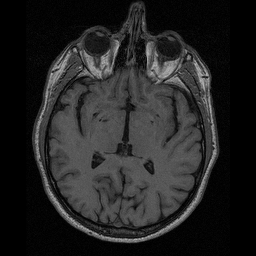
#> input picture Lab1/data/lab-01-data/brain-slice40.tiff, 256 x 256 px; its folder holds 4 pictures in this run
$ jupyter execute --allow-errors lab_01_segmentation.ipynb   (shell and % lines are left out)
#> lines starting #> are read from the running program, lines starting #| are printed output that depends on the picture; after the words box and inside, x2 and y2 are one past the last pixel; in counts of white or black regions, pixels touching at a corner belong together
# [IAPR][iapr]: Lab 1 ‒  Image segmentation

**Group ID:** 32

**Author 1 (sciper):** Julien Daniel Berger (247179)
**Author 2 (sciper):** Ghali Chraibi (262251)
**Author 3 (sciper):** Yasser Haddad (272292)

**Release date:** 12.03.2021
**Due date:** 26.03.2021

## Important notes

The lab assignments are designed to teach practical implementation of the topics presented during class well as preparation for the final project, which is a practical project which ties together the topics of the course.

As such, in the lab assignments/final project, unless otherwise specified, you may, if you choose, use external functions from image processing/ML libraries like opencv and sklearn as long as there is sufficient explanation in the lab report. For example, you do not need to implement your own edge detector, etc.

**! Before handling back the notebook !** rerun the notebook from scratch `Kernel` > `Restart & Run All`

[iapr]: https://github.com/LTS5/iapr

## Imports

[cell 1]
import tarfile
import os

import numpy as np
import matplotlib.pyplot as plt

import cv2
import skimage.io
import skimage.morphology
from skimage import measure, io, img_as_ubyte
from skimage.color import label2rgb, rgb2gray
from skimage.exposure import histogram
from skimage.filters import gaussian, median, threshold_multiotsu, try_all_threshold, rank
from skimage.morphology import disk
from skimage.segmentation import watershed
from scipy import ndimage as ndi

[cell 2]
import warnings
warnings.filterwarnings('ignore')

---
## 0. Extract relevant data
We first need to extract the `lab-01-data.tar.gz` archive.
To this end, we use the [tarfile] module from the Python standard library.

[tarfile]: https://docs.python.org/3.6/library/tarfile.html

[cell 3]
# Modify this variable according to the path of the data folder
data_base_path = "data"
data_folder = 'lab-01-data'
tar_path = os.path.join(data_base_path, data_folder + '.tar.gz')

#> (the rest of this cell did not finish here and is left out)

---
## Part 1: Brain segmentation

Your goal: compute the size of the brain (without the skull) in pixels in a 2D image of a human head taken by Magnetic Resonance Imaging (MRI) using:
* Region growing (5 pts)
* Contour detection (5 pts)
* Additional method of your choice (5 pts)

Each section should display the resulting segmenttion as well as the size in pixel of the detected region. Comment each method limitations and/or advantages.

### 1.1 Brain image visualization

[cell 4]
# Load image
data_path = os.path.join(data_base_path, data_folder)
brain_im = skimage.io.imread(os.path.join(data_path, 'brain-slice40.tiff'))
#> brain_im is the input picture: shape (256, 256); min 0, max 189, mean 35.2
im_h, im_w = brain_im.shape

# Display MRI image
fig, ax = plt.subplots(1, 1, figsize=(6, 6))
ax.imshow(brain_im, cmap='gray')
ax.set_title('MRI brain image ({} px, {} px)'.format(im_h, im_w))
ax.axis('off')
plt.show()

### 1.2 Brain image pre-processing

Prior to any segmentation algorithms, we apply pre-processing steps to makes it easier to segment the brain without losing too much useful information. In our case, the main goal was to disconnect the brain with the rest of the skull.

We tried several techniques including histogram equalizer, the use of different kind of kernels and chose to keep the most relevant for our analysis. Note that every hyperparameters (size of the kernels, threshold) have been choosen empirically.

[cell 5]
# Display the histogram of the image
hist, hist_centers = histogram(brain_im)
#> hist = 190 values, max 14407 at index 0, min 0 at index 180, mean 344.9; hist_centers = 190 values from 0 to 189
plt.plot(hist)
plt.title("Histogram of the brain image")
plt.xlabel("intensity [grayscale]")
plt.ylabel("number of pixels")
plt.show()

We observe through the histogram:
- a pic around 0 which corresponds mainly to the background
- and some pixels between 50 and 100 which corresponds mainly to the brain, mixed with dark part of the skull

[cell 6]
### Pre-processing steps
# Add a Gaussian blur to remove gaussian noise
gaussian_brain = cv2.GaussianBlur(brain_im,(3,3),1)

# Apply a threshold to keep only the pixels with an intensity close to the brain
thresh_brain = cv2.inRange(gaussian_brain, 60, 90)
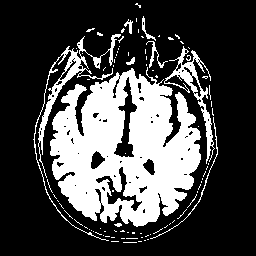
#> thresh_brain: shape (256, 256); 28.5% white; 91 white regions (82 under 20 px), largest, box (x1, y1, x2, y2) and area: (50, 67, 201, 227) 15270, (33, 34, 121, 241) 1466, (164, 46, 215, 164) 1010

# Apply a median blur to remove salt-and-pepper kind noise
median_brain = cv2.medianBlur(thresh_brain,3)

[cell 7]
### Visualise the images at each step of the pre-processing
fig, ([ax1,ax2], [ax3, ax4]) = plt.subplots(2, 2, figsize=(12, 12))

# Original image
ax1.imshow(brain_im, cmap='gray')
ax1.set_title('Original brain image'.format(im_h, im_w))
ax1.axis('off')

# Image convolved with a gaussian filter
ax2.imshow(gaussian_brain, cmap='gray')
ax2.set_title('Brain image with gaussian blur'.format(im_h, im_w))
ax2.axis('off')

# Thresholded image
ax3.imshow(thresh_brain, cmap='gray')
ax3.set_title('Thresholded brain image'.format(im_h, im_w))
ax3.axis('off')

# Image convolved with a median filter
ax4.imshow(median_brain, cmap='gray')
ax4.set_title('Thresholded brain image with median blur'.format(im_h, im_w))
ax4.axis('off')

plt.show()

### 1.3 Region growing (5pts)

The first method we will use to segment the brain is region growing, a **region-based algorithm**.

The function used for the region growing algorithm is called `measure.label`. It allows to label connected pixels. Two pixels are connected when they are neighbors and have the same value.

[cell 8]
# Label the different objects
labeled_im = measure.label(median_brain, background=None, connectivity=median_brain.ndim)
print("The image is segmented into {} objects.".format(len(np.unique(labeled_im))))
#| The image is segmented into 57 objects.

[cell 9]
# Objects smaller than 1000 pixels are removed
labeled_im = skimage.morphology.remove_small_objects(labeled_im, min_size=1000)
print("There are {} objects that are bigger than 1000 pixels, The backround and the brain."
      .format(len(np.unique(labeled_im))))
#| There are 2 objects that are bigger than 1000 pixels, The backround and the brain.

[cell 10]
# Return an RGB image where color-coded labels are painted over the original image
labeled_im_color = label2rgb(labeled_im, image=brain_im, bg_label=0)
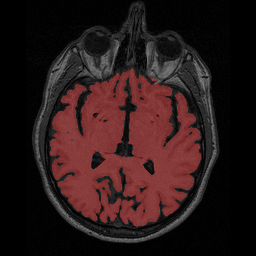
#> labeled_im_color: shape (256, 256, 3) float64; mean R, G, B 0.167, 0.0965, 0.0965
plt.imshow(labeled_im_color)
plt.title("Segmented brain");

[cell 11]
# Compute the size of the labeled brain
brain_size1 = measure.regionprops_table(labeled_im, brain_im, properties=["area"])["area"][0]
#> brain_size1 = 15386
print("With the region growing method, we find that the brain has a size of {} pixels".format(brain_size1))
#| With the region growing method, we find that the brain has a size of 15386.0 pixels

#### Disucussion

Region growing is a very simple and intuitive method which gives a quite precise segmentation of the brain, keeping its structure and its specificity. However, this method is very sensitive to noise. For the algorithm to work properly, some good pre-processing has to be done to remove unwanted connected pixels.

### 1.4 Contour detection (5pts)

The second method we will use to segment the brain is contour detection, a **contour-based algorithm**.

We use openCV's `findContours` to do contour detection. We apply it to the image we get after the median blur. We use `cv2.RETR_TREE` as contour retrieval mode and `cv2.CHAIN_APPROX_SIMPLE` as countour approximation to only store the endpoints of a line in a countour. Finally we use `contoursArea` to compute the area delimited by each contours (keeping only the relevant parts).

[cell 12]
# Find the contours of our brain image
contours, _ = cv2.findContours(median_brain, cv2.RETR_TREE, cv2.CHAIN_APPROX_SIMPLE)
#> contours = 80 contours, 57 with area under 20; largest, box (x1, y1, x2, y2) and area: (50, 68, 201, 227) 16517, (113, 77, 138, 158) 750, (38, 47, 87, 150) 662, (165, 59, 213, 161) 646, (95, 166, 142, 212) 563

# Sort the contours by area covered within the contours
contours = sorted(contours, key=cv2.contourArea, reverse=True)

[cell 13]
# Visualise the contours
fig, ax = plt.subplots(1, 1, figsize=(8, 8))

img = brain_im.copy()
img = cv2.drawContours(img, contours[0], -1, (255,255,255), 2)
img = cv2.drawContours(img, contours[1], -1, (255,255,255), 2)
img = cv2.drawContours(img, contours[5], -1, (255,255,255), 2)
img = cv2.drawContours(img, contours[6], -1, (255,255,255), 2)
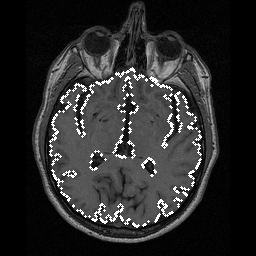
#> img: shape (256, 256); min 0, max 255, mean 41.6

ax.imshow(img, cmap='gray')
ax.set_title('Final segmented image')
ax.axis('image')
ax.set_xticks([])
ax.set_yticks([])
plt.show()

[cell 14]
# Compute the overall area of the brain in pixels
area = (cv2.contourArea(contours[0]) - cv2.contourArea(contours[1])
        - cv2.contourArea(contours[5]) - cv2.contourArea(contours[6]))
#> area = 15465

print("With the contour detection method, we find that the brain has a size of {} pixels".format(int(area)))
#| With the contour detection method, we find that the brain has a size of 15465 pixels

#### Discussion

The contour detection method gives also quite accurate results to segment the brain. It has though a drawback as it requires human intervention to choose which contours to include or exclude and it is even sometimes difficult for a human to decide just looking at the picture.

### 1.5 Additional method (5pts)

The watershed method is a **region-based** segmentation algorithm and it works only on grayscale images. It considers the image as a *topographic landscape*, with valleys and ridges. The typical elevation values are either the grayscale value of a pixel or the gradient magnitude.

The user defines markers that characterizes the objects on the image. Based on the landscape defined by those markers, the watershed algorithm decomposes the images into *basins*, valleys that have a local minima at their lowest point. Watersheds separate basins from one another. The goal of the algorithm is to *merge* those basins by “flooding them”. This is how regions are segmented using this method.

We apply this algorithm in the following way:
- We first apply an **opening with a rectangular kernel** to get rid of the elements just above the brain, that can get detected as part of it with the watershed method.
- We will apply the watershed method on the **gradient of the image**. The gradient allows us to separate the background from the brain.
- We create the markers based on the values of the gradient of the image.
- We then apply the watershed method on the gradient and the markers.
- Finally, we keep the region of interest, which is the brain.

[cell 15]
kern_rect = cv2.getStructuringElement(cv2.MORPH_RECT,(4,4))
opening_brain = cv2.morphologyEx(median_brain, cv2.MORPH_OPEN, kern_rect)

fig, ax = plt.subplots(1, 1, figsize=(6, 6))
ax.imshow(opening_brain, cmap='gray')
ax.set_title('Brain image after opening with a rectangular kernel')
ax.axis('off')
plt.show()

[cell 16]
# Gradient computed with a neighborhood corresponding to a disk of radius 2
gradient = rank.gradient(opening_brain, disk(2))

np.unique(gradient)
#> Out = [0, 255]

Only two values are possible for the magnitude of the gradient : 0 and 255. This makes sense as the sharp transitions happen at the moment when the colors go from black to white (the switch from background to the brain). The markers used are extracted by labeling low gradient regions that are equal to 0.

[cell 17]
# Get the markers by labeling low gradient regions
markers = rank.gradient(opening_brain, disk(2)) < 255
markers = ndi.label(markers)[0]
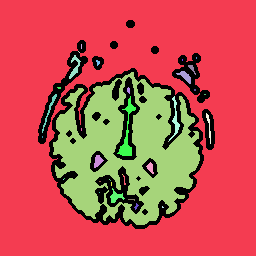
#> markers: shape (256, 256) int32; 39 distinct labels, from 0 to 38; one colour per label, 0 black

# Process the watershed
labels = watershed(gradient, markers)
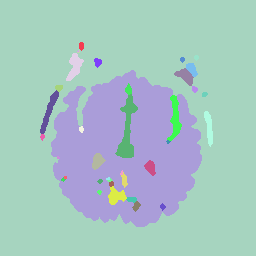
#> labels: shape (256, 256) int32; 38 distinct labels, from 1 to 38; one colour per label, 0 black

# Display results
fig, axes = plt.subplots(nrows=2, ncols=2, figsize=(10, 10),
                         sharex=True, sharey=True)
ax = axes.ravel()

ax[0].imshow(brain_im, cmap=plt.cm.gray)
ax[0].set_title("Original")

ax[1].imshow(gradient, cmap=plt.cm.nipy_spectral)
ax[1].set_title("Local Gradient")

ax[2].imshow(median_brain, cmap=plt.cm.nipy_spectral)
ax[2].set_title("Markers")

ax[3].imshow(brain_im, cmap=plt.cm.gray)
ax[3].imshow(labels, cmap=plt.cm.nipy_spectral, alpha=.5)
ax[3].set_title("Segmented")

fig.suptitle("Watershed method")

plt.show()

The watershed algorithm detects the gaps in the brain and does not include them in the brain region. However, we see that it excludes some very small parts.

[cell 18]
# Compute areas of all extracted regions
areas = {val: np.sum(labels==val) for val in np.unique(labels)}
#> areas = 38 items

# Sort extracted regions by descending area
areas = sorted(areas.items(), key=lambda k: k[1], reverse=True)
#> areas = 38 pairs, first value 1 to 38, second value 3 to 46820

# Get the index of the area corresponding to the brain
index_area = areas[1][0]
#> index_area = 11

print("With the watershed method, we find that the brain has a size of {} pixels".format(areas[1][1]))
#| With the watershed method, we find that the brain has a size of 15656 pixels

[cell 19]
# Create mask around the extracted area
mask = np.zeros(labels.shape)
mask[labels == index_area] = index_area

# Display final results
fig, axes = plt.subplots(nrows=2, ncols=2, figsize=(10, 10),
                         sharex=True, sharey=True)
ax = axes.ravel()

ax[0].imshow(brain_im, cmap=plt.cm.gray)
ax[0].set_title("Original")

ax[1].imshow(gradient, cmap=plt.cm.nipy_spectral)
ax[1].set_title("Local Gradient")

ax[2].imshow(median_brain, cmap=plt.cm.nipy_spectral)
ax[2].set_title("Markers")

ax[3].imshow(brain_im, cmap=plt.cm.gray)
ax[3].imshow(mask, cmap=plt.cm.nipy_spectral, alpha=.5)
ax[3].set_title("Segmented")

fig.suptitle("Final result using watershed method")

plt.show()

#### Discussion

- The watershed method is able of correctly extracting most of the brain's region.
- It is interactive, as it depends heavily on the inputs of the user. This means that we had to find good settings empirically.
- This method is prone to *over-segmentation*, as it treats each pixel as a watershed or a region. This means that small regions can be detected, and these small regions are generally part of a bigger region that is not well detected.

---
## Part 2: Shape/color segmentation

You will find hereafter three pictures taken under three different illuminations, containing some shapes with different colors. We ask you to create a routine to:

1. Count the number of shapes of each color (5pts).
2. Compute the total area (in pixels) of each color (5pts).

Please note that one specific challenge is to be robust to illumination changes. Therefore some kind of intensity normalization should probably be used.

### 2.1 Visualization

[cell 20]
# Load images
im_names = ['arena-shapes-01', 'arena-shapes-02', 'arena-shapes-03']
filenames = [os.path.join(data_path, name) + '.png' for name in im_names]
ic = skimage.io.imread_collection(filenames)
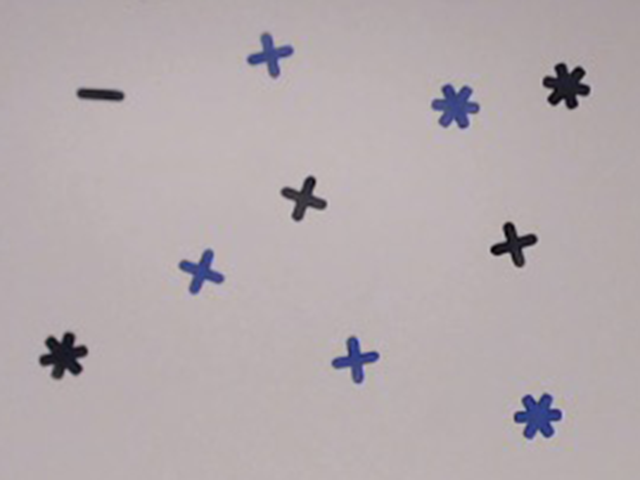
#> input picture Lab1/data/lab-01-data/arena-shapes-01.png, 640 x 480 px
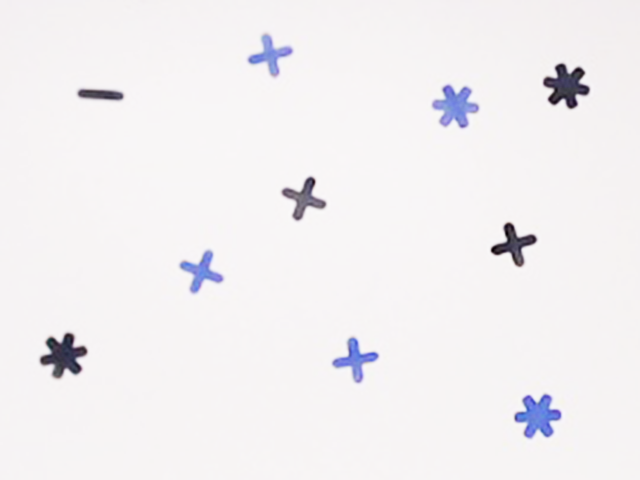
#> input picture Lab1/data/lab-01-data/arena-shapes-02.png, 640 x 480 px
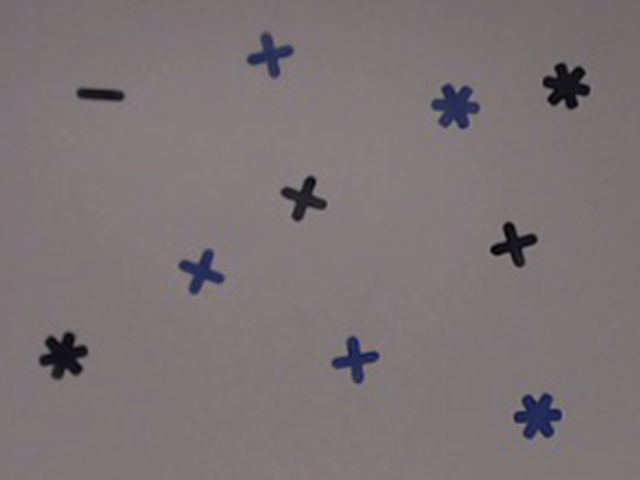
#> input picture Lab1/data/lab-01-data/arena-shapes-03.png, 640 x 480 px
#> ic = 3 items
images = skimage.io.concatenate_images(ic)
print('Number of images: ', images.shape[0])
#| Number of images:  3
print('Image size: {}, {} '.format(images.shape[1], images.shape[2]))
#| Image size: 480, 640
print('Number of color channels: ', images.shape[-1])
#| Number of color channels:  3

[cell 21]
# Plot images
fig, axes = plt.subplots(1, 3, figsize=(12, 12))
for ax, im, nm in zip(axes.ravel(), images, im_names):
    ax.imshow(im)
    ax.axis('off')
    ax.set_title(nm)
#> this loop made 3 passes
#> nm on passes 1 to 3: 'arena-shapes-01', 'arena-shapes-02', 'arena-shapes-03'
plt.show()

### 2.2 Number of shapes of each color (5 pts) & Total area (in pixels) of each color (5 pts)

The challenge here is to segment in a consistant way shapes of different colors with different illuminations. To tackle this challenge we choose the unsupervised **kmeans** algorithm to detect the different clusters and label each pixel in one of the computed cluster.

Kmeans usually cluster points using a distance metric. The trick here is to consider our image as a list of pixels and cluster them by their RGB values. Hence the k given centroids are directly the k principle colors in our image.

We think kmeans is an appropriate method to solve such task with illumination contraints as it should not care of whether the colors are darker or lighter as it just separate them into cluster without the prior knowledge of what they are.

[cell 22]
def segment_with_kmeans(image, nbr_cluster):

    ### 1. Reformat the image so that it is compatible with the cv.kmeans() function
    # Reshape the image to a 2D array: the pixels are flattened and we keep the 3 channels (RGB)
    pixel_values = image.reshape((-1, 3))
    # Convert the pixels in float
    pixel_values = np.float32(pixel_values)

    ### 2. Apply kmeans algorithm on the (reformated) image
    # Define a stopping criteria:
    #    1. Either we reach an accuracy of epsilon (0.1)
    #    2. Or we have performed the specified number of iteration (1000)
    criteria = (cv2.TERM_CRITERIA_EPS + cv2.TERM_CRITERIA_MAX_ITER, 1000, 0.1)
    _, labels, (centers) = cv2.kmeans(pixel_values, nbr_cluster, None, criteria, 50, cv2.KMEANS_RANDOM_CENTERS)

    ### 3. Transform the data back to an image format
    # Convert back the 3 colors (corresponding to the 3 centers) in 8 bit values
    centers = np.uint8(centers)
    # Convert all pixels to the color of their associated centroids
    segmented_image = centers[labels.flatten()]
    # Reshape the pixels back to the original image dimension
    segmented_image = segmented_image.reshape(image.shape)

    return segmented_image, labels.flatten(), centers

[cell 23]
def extract_shapes_of_same_color(segmented_image, labels, centers):
    masked_images = []

    # For each cluster append a masked_image displaying only the shapes of the same cluster (color)
    for i in range(len(centers)):
        masked_image = segmented_image.copy()
        # Convert the segmented image to the shape of a vector of pixel values
        masked_image = masked_image.reshape((-1, 3))

        # Put in black every pixel that does not belong to the current cluster (i)
        masked_image[labels != i] = [0, 0, 0]

        # Reshape the image
        masked_image = masked_image.reshape(segmented_image.shape)

        masked_images.append((masked_image, centers[i]))

    return masked_images

[cell 24]
def extract_characteristics_from_bicolored_image(masked_image, color):

    # Convert the masked image into a grayscale image (in fact black and white in our case)
    mask = np.full(masked_image.shape, color)
    binary_im = img_as_ubyte(masked_image == mask)

    # Apply a median blur to remove some noise generated by kmeans and the extraction
    binary_im = cv2.medianBlur(binary_im, 5)

    ### To count the number of shapes, we have to make a region growing on the binary image
    # Label the different objects
    labeled_im = measure.label(binary_im, background=None, connectivity=binary_im.ndim)
    # Objects smaller than 500 pixels are removed
    labeled_im = skimage.morphology.remove_small_objects(labeled_im, min_size=500)
    # Obtain a list with the size of each object
    list_area = measure.regionprops_table(labeled_im, masked_image, properties=["area"])["area"]

    return binary_im, len(list_area), list_area.sum()

[cell 25]
# For each image, count the number of shapes/pixels of each color
for i, image in enumerate(images):

    # Apply the pipeline
    segmented_image, labels, centers = segment_with_kmeans(image, 3)
    masked_images = extract_shapes_of_same_color(segmented_image, labels, centers)
    print("\nFor image {}".format(i))

    binary_imgs = []
    for j, masked_image in enumerate(masked_images):
        binary_img, nbr_shapes, area = extract_characteristics_from_bicolored_image(masked_image[0], masked_image[1])
        binary_imgs.append(binary_img)
        print("\tFor color {}: There are {} shapes with a total area of {} pixels".format(j, nbr_shapes, area))

    # Display the results
    fig, axes = plt.subplots(nrows=1, ncols=3, figsize=(15, 4), sharex=True, sharey=True)

    axes[0].imshow(binary_imgs[0])
    axes[0].set_title("Shape 0")

    axes[1].imshow(binary_imgs[1])
    axes[1].set_title("Shape 1")

    axes[2].imshow(binary_imgs[2])
    axes[2].set_title("Shape 2")

    fig.suptitle("Image {} - shapes per colors".format(i))

    plt.show()
#> this loop made 3 passes
#> centers on passes 1 to 3: [[77, 80, 123], [184, 174, 175], [37, 34, 43]], [[133, 140, 205], [247, 243, 244], [69, 63, 79]], [[52, 53, 81], [24, 22, 28], [126, 117, 119]]
#> (printed output is left out)
#> pass 1, in extract_characteristics_from_bicolored_image, `binary_im = cv2.medianBlur(binary_im, 5)`:
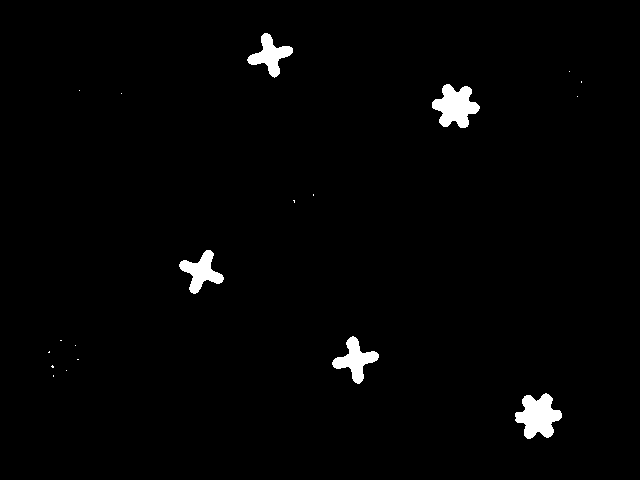
#> binary_im: shape (480, 640, 3); 1.7% white; 19 white regions (14 under 20 px), largest, box (x1, y1, x2, y2) and area: (515, 393, 562, 439) 1332, (432, 84, 480, 128) 1276, (332, 336, 379, 384) 914, (179, 250, 224, 294) 882, (247, 33, 293, 78) 853
#> pass 1, `plt.show()`:
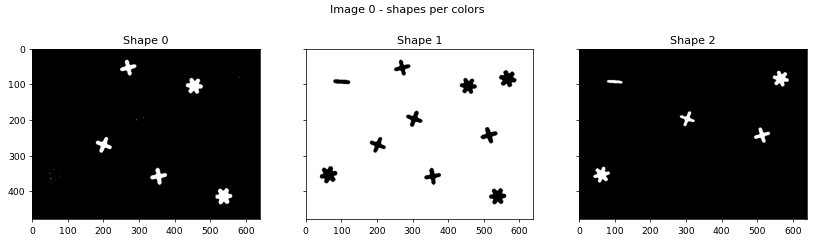
#> figure drawn by matplotlib, 3 panels
